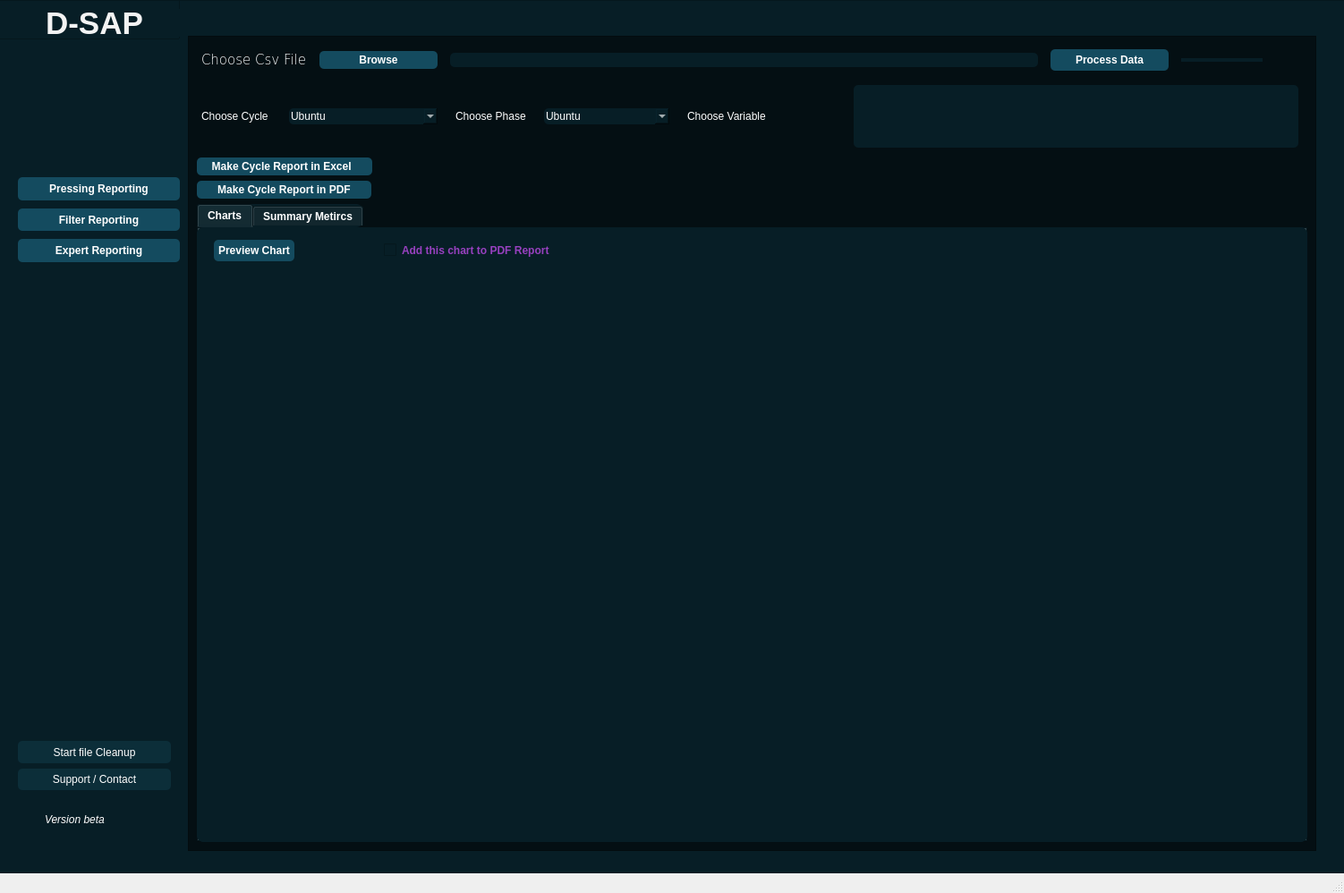
<?xml version="1.0" encoding="UTF-8"?>
<ui version="4.0">
 <class>MainWindow</class>
 <widget class="QMainWindow" name="MainWindow">
  <property name="geometry">
   <rect>
    <x>0</x>
    <y>0</y>
    <width>1502</width>
    <height>998</height>
   </rect>
  </property>
  <property name="sizePolicy">
   <sizepolicy hsizetype="Expanding" vsizetype="Expanding">
    <horstretch>0</horstretch>
    <verstretch>0</verstretch>
   </sizepolicy>
  </property>
  <property name="windowTitle">
   <string>MainWindow</string>
  </property>
  <property name="windowIcon">
   <iconset>
    <normaloff>Assets/diagram.png</normaloff>Assets/diagram.png</iconset>
  </property>
  <widget class="QWidget" name="centralwidget">
   <property name="sizePolicy">
    <sizepolicy hsizetype="Expanding" vsizetype="Expanding">
     <horstretch>0</horstretch>
     <verstretch>0</verstretch>
    </sizepolicy>
   </property>
   <property name="minimumSize">
    <size>
     <width>600</width>
     <height>600</height>
    </size>
   </property>
   <property name="layoutDirection">
    <enum>Qt::LeftToRight</enum>
   </property>
   <widget class="QWidget" name="horizontalLayoutWidget">
    <property name="geometry">
     <rect>
      <x>-10</x>
      <y>0</y>
      <width>1521</width>
      <height>1051</height>
     </rect>
    </property>
    <layout class="QHBoxLayout" name="horizontalLayout">
     <item>
      <widget class="QFrame" name="side_menu_frame">
       <property name="sizePolicy">
        <sizepolicy hsizetype="Preferred" vsizetype="Preferred">
         <horstretch>0</horstretch>
         <verstretch>0</verstretch>
        </sizepolicy>
       </property>
       <property name="styleSheet">
        <string notr="true">background-color: rgb(7, 30, 38);</string>
       </property>
       <property name="frameShape">
        <enum>QFrame::StyledPanel</enum>
       </property>
       <property name="frameShadow">
        <enum>QFrame::Raised</enum>
       </property>
       <widget class="QFrame" name="side_menu_header">
        <property name="geometry">
         <rect>
          <x>0</x>
          <y>0</y>
          <width>211</width>
          <height>44</height>
         </rect>
        </property>
        <property name="frameShape">
         <enum>QFrame::StyledPanel</enum>
        </property>
        <property name="frameShadow">
         <enum>QFrame::Raised</enum>
        </property>
        <widget class="QLabel" name="label_7">
         <property name="geometry">
          <rect>
           <x>10</x>
           <y>10</y>
           <width>211</width>
           <height>31</height>
          </rect>
         </property>
         <property name="font">
          <font>
           <pointsize>26</pointsize>
           <weight>75</weight>
           <bold>true</bold>
          </font>
         </property>
         <property name="styleSheet">
          <string notr="true">color: rgb(243, 243, 243);</string>
         </property>
         <property name="text">
          <string>D-SAP</string>
         </property>
         <property name="alignment">
          <set>Qt::AlignCenter</set>
         </property>
        </widget>
       </widget>
       <widget class="QWidget" name="verticalLayoutWidget">
        <property name="geometry">
         <rect>
          <x>10</x>
          <y>190</y>
          <width>221</width>
          <height>111</height>
         </rect>
        </property>
        <layout class="QVBoxLayout" name="verticalLayout" stretch="0,0,0">
         <property name="spacing">
          <number>9</number>
         </property>
         <property name="leftMargin">
          <number>20</number>
         </property>
         <property name="topMargin">
          <number>8</number>
         </property>
         <property name="rightMargin">
          <number>20</number>
         </property>
         <property name="bottomMargin">
          <number>8</number>
         </property>
         <item>
          <widget class="QPushButton" name="pressing_btn">
           <property name="sizePolicy">
            <sizepolicy hsizetype="Minimum" vsizetype="Minimum">
             <horstretch>0</horstretch>
             <verstretch>0</verstretch>
            </sizepolicy>
           </property>
           <property name="font">
            <font>
             <weight>75</weight>
             <bold>true</bold>
            </font>
           </property>
           <property name="styleSheet">
            <string notr="true">background-color: rgb(20, 75, 95);
border-radius:5px;
color: rgb(255, 255, 255);</string>
           </property>
           <property name="text">
            <string>Pressing Reporting</string>
           </property>
          </widget>
         </item>
         <item>
          <widget class="QPushButton" name="filter_widget_btn">
           <property name="sizePolicy">
            <sizepolicy hsizetype="Minimum" vsizetype="Minimum">
             <horstretch>0</horstretch>
             <verstretch>0</verstretch>
            </sizepolicy>
           </property>
           <property name="font">
            <font>
             <weight>75</weight>
             <bold>true</bold>
            </font>
           </property>
           <property name="styleSheet">
            <string notr="true">background-color: rgb(20, 75, 95);
border-radius:5px;
color: rgb(255, 255, 255);</string>
           </property>
           <property name="text">
            <string>Filter Reporting</string>
           </property>
          </widget>
         </item>
         <item>
          <widget class="QPushButton" name="expert_report_widget_btn">
           <property name="sizePolicy">
            <sizepolicy hsizetype="Minimum" vsizetype="Minimum">
             <horstretch>0</horstretch>
             <verstretch>0</verstretch>
            </sizepolicy>
           </property>
           <property name="font">
            <font>
             <weight>75</weight>
             <bold>true</bold>
            </font>
           </property>
           <property name="styleSheet">
            <string notr="true">background-color: rgb(20, 75, 95);
border-radius:5px;
color: rgb(255, 255, 255);</string>
           </property>
           <property name="text">
            <string>Expert Reporting</string>
           </property>
          </widget>
         </item>
        </layout>
       </widget>
       <widget class="QWidget" name="verticalLayoutWidget_2">
        <property name="geometry">
         <rect>
          <x>10</x>
          <y>820</y>
          <width>211</width>
          <height>71</height>
         </rect>
        </property>
        <layout class="QVBoxLayout" name="verticalLayout_2">
         <property name="leftMargin">
          <number>20</number>
         </property>
         <property name="topMargin">
          <number>8</number>
         </property>
         <property name="rightMargin">
          <number>20</number>
         </property>
         <property name="bottomMargin">
          <number>8</number>
         </property>
         <item>
          <widget class="QPushButton" name="cleanup_btn">
           <property name="sizePolicy">
            <sizepolicy hsizetype="Minimum" vsizetype="Minimum">
             <horstretch>0</horstretch>
             <verstretch>0</verstretch>
            </sizepolicy>
           </property>
           <property name="styleSheet">
            <string notr="true">background-color: rgba(20, 75, 95, 87);
border-radius:5px;
color: rgb(255, 255, 255);</string>
           </property>
           <property name="text">
            <string>Start file Cleanup</string>
           </property>
          </widget>
         </item>
         <item>
          <widget class="QPushButton" name="support_btn">
           <property name="sizePolicy">
            <sizepolicy hsizetype="Minimum" vsizetype="Minimum">
             <horstretch>0</horstretch>
             <verstretch>0</verstretch>
            </sizepolicy>
           </property>
           <property name="styleSheet">
            <string notr="true">background-color: rgba(20, 75, 95, 87);
border-radius:5px;
color: rgb(255, 255, 255);</string>
           </property>
           <property name="text">
            <string>Support / Contact</string>
           </property>
          </widget>
         </item>
        </layout>
       </widget>
       <widget class="QLabel" name="logos">
        <property name="geometry">
         <rect>
          <x>-50</x>
          <y>90</y>
          <width>281</width>
          <height>41</height>
         </rect>
        </property>
        <property name="text">
         <string/>
        </property>
        <property name="pixmap">
         <pixmap>Assets/logo_DT.png</pixmap>
        </property>
       </widget>
       <widget class="QLabel" name="version">
        <property name="geometry">
         <rect>
          <x>60</x>
          <y>900</y>
          <width>91</width>
          <height>31</height>
         </rect>
        </property>
        <property name="font">
         <font>
          <pointsize>9</pointsize>
          <italic>true</italic>
          <underline>false</underline>
         </font>
        </property>
        <property name="styleSheet">
         <string notr="true">color: rgb(255, 255, 255);</string>
        </property>
        <property name="text">
         <string>Version beta</string>
        </property>
       </widget>
       <widget class="QStackedWidget" name="stacked_widget">
        <property name="geometry">
         <rect>
          <x>220</x>
          <y>40</y>
          <width>2281</width>
          <height>911</height>
         </rect>
        </property>
        <widget class="QWidget" name="pressing_widget">
         <property name="sizePolicy">
          <sizepolicy hsizetype="Expanding" vsizetype="Expanding">
           <horstretch>0</horstretch>
           <verstretch>0</verstretch>
          </sizepolicy>
         </property>
         <widget class="QFrame" name="pressing_main">
          <property name="geometry">
           <rect>
            <x>0</x>
            <y>0</y>
            <width>1261</width>
            <height>911</height>
           </rect>
          </property>
          <property name="sizePolicy">
           <sizepolicy hsizetype="Preferred" vsizetype="Preferred">
            <horstretch>0</horstretch>
            <verstretch>0</verstretch>
           </sizepolicy>
          </property>
          <property name="styleSheet">
           <string notr="true">background-color: rgb(4, 15, 19);
background-color: rgb(4, 15, 19);</string>
          </property>
          <property name="frameShape">
           <enum>QFrame::StyledPanel</enum>
          </property>
          <property name="frameShadow">
           <enum>QFrame::Raised</enum>
          </property>
          <layout class="QVBoxLayout" name="verticalLayout_3">
           <item>
            <layout class="QHBoxLayout" name="horizontalLayout_2" stretch="0,1,5,1,0">
             <property name="spacing">
              <number>14</number>
             </property>
             <property name="leftMargin">
              <number>5</number>
             </property>
             <property name="topMargin">
              <number>5</number>
             </property>
             <property name="rightMargin">
              <number>50</number>
             </property>
             <property name="bottomMargin">
              <number>5</number>
             </property>
             <item>
              <widget class="QLabel" name="label1">
               <property name="font">
                <font>
                 <family>Verdana</family>
                 <pointsize>11</pointsize>
                 <weight>9</weight>
                 <italic>false</italic>
                 <bold>false</bold>
                </font>
               </property>
               <property name="styleSheet">
                <string notr="true">color: rgb(255, 255, 255);
font: 75 11pt &quot;Verdana&quot;;</string>
               </property>
               <property name="text">
                <string>Choose Csv File</string>
               </property>
              </widget>
             </item>
             <item>
              <widget class="QPushButton" name="browse">
               <property name="font">
                <font>
                 <weight>75</weight>
                 <bold>true</bold>
                </font>
               </property>
               <property name="styleSheet">
                <string notr="true">background-color: rgb(20, 75, 95);
border-radius:5px;
color: rgb(255, 255, 255);
padding: 3px; </string>
               </property>
               <property name="text">
                <string>Browse</string>
               </property>
               <property name="icon">
                <iconset>
                 <normaloff>Assets/browsing.png</normaloff>Assets/browsing.png</iconset>
               </property>
               <property name="iconSize">
                <size>
                 <width>22</width>
                 <height>22</height>
                </size>
               </property>
              </widget>
             </item>
             <item>
              <widget class="QLineEdit" name="textBrowser">
               <property name="styleSheet">
                <string notr="true">background-color: rgb(7, 30, 38);
border-radius:5px;
color: rgb(255, 255, 255);</string>
               </property>
              </widget>
             </item>
             <item>
              <widget class="QPushButton" name="process_data">
               <property name="font">
                <font>
                 <weight>75</weight>
                 <bold>true</bold>
                </font>
               </property>
               <property name="styleSheet">
                <string notr="true">background-color: rgb(20, 75, 95);
border-radius:5px;
color: rgb(255, 255, 255);
padding: 5px; </string>
               </property>
               <property name="text">
                <string>Process Data</string>
               </property>
               <property name="icon">
                <iconset>
                 <normaloff>Assets/agile.png</normaloff>Assets/agile.png</iconset>
               </property>
               <property name="iconSize">
                <size>
                 <width>22</width>
                 <height>22</height>
                </size>
               </property>
              </widget>
             </item>
             <item>
              <widget class="QProgressBar" name="data_process_prog_bar">
               <property name="maximumSize">
                <size>
                 <width>16777215</width>
                 <height>4</height>
                </size>
               </property>
               <property name="styleSheet">
                <string notr="true">QProgressBar{
	border-radius:10px;
	background-color: rgb(7, 30, 38);
}


QProgressBar::chunk{
	border-radius:10px;
	
	background-color: rgb(219, 50, 218);
}</string>
               </property>
               <property name="value">
                <number>0</number>
               </property>
               <property name="alignment">
                <set>Qt::AlignJustify|Qt::AlignVCenter</set>
               </property>
               <property name="textVisible">
                <bool>false</bool>
               </property>
              </widget>
             </item>
            </layout>
           </item>
           <item>
            <layout class="QHBoxLayout" name="horizontalLayout_3" stretch="0,1,0,0,1,3">
             <property name="spacing">
              <number>20</number>
             </property>
             <property name="leftMargin">
              <number>5</number>
             </property>
             <property name="topMargin">
              <number>5</number>
             </property>
             <property name="rightMargin">
              <number>10</number>
             </property>
             <property name="bottomMargin">
              <number>5</number>
             </property>
             <item>
              <widget class="QLabel" name="label2">
               <property name="sizePolicy">
                <sizepolicy hsizetype="Preferred" vsizetype="Fixed">
                 <horstretch>0</horstretch>
                 <verstretch>0</verstretch>
                </sizepolicy>
               </property>
               <property name="styleSheet">
                <string notr="true">color: rgb(255, 255, 255);
font: 75 11pt &quot;Verdana&quot;;</string>
               </property>
               <property name="text">
                <string>Choose Cycle </string>
               </property>
              </widget>
             </item>
             <item>
              <widget class="QFontComboBox" name="Cycles_list">
               <property name="font">
                <font>
                 <pointsize>9</pointsize>
                 <kerning>false</kerning>
                </font>
               </property>
               <property name="contextMenuPolicy">
                <enum>Qt::NoContextMenu</enum>
               </property>
               <property name="layoutDirection">
                <enum>Qt::LeftToRight</enum>
               </property>
               <property name="autoFillBackground">
                <bool>false</bool>
               </property>
               <property name="styleSheet">
                <string notr="true">background-color: rgb(7, 30, 38);
border-radius:5px;
color: rgb(255, 255, 255);</string>
               </property>
               <property name="currentText">
                <string>Ubuntu</string>
               </property>
               <property name="sizeAdjustPolicy">
                <enum>QComboBox::AdjustToMinimumContentsLengthWithIcon</enum>
               </property>
               <property name="writingSystem">
                <enum>QFontDatabase::Any</enum>
               </property>
              </widget>
             </item>
             <item>
              <widget class="QLabel" name="label4">
               <property name="styleSheet">
                <string notr="true">color: rgb(255, 255, 255);
font: 75 11pt &quot;Verdana&quot;;</string>
               </property>
               <property name="text">
                <string>Choose Phase</string>
               </property>
              </widget>
             </item>
             <item>
              <widget class="QFontComboBox" name="phases_list">
               <property name="font">
                <font>
                 <pointsize>9</pointsize>
                </font>
               </property>
               <property name="contextMenuPolicy">
                <enum>Qt::NoContextMenu</enum>
               </property>
               <property name="layoutDirection">
                <enum>Qt::LeftToRight</enum>
               </property>
               <property name="styleSheet">
                <string notr="true">background-color: rgb(7, 30, 38);
border-radius:5px;
color: rgb(255, 255, 255);</string>
               </property>
               <property name="currentText">
                <string>Ubuntu</string>
               </property>
               <property name="sizeAdjustPolicy">
                <enum>QComboBox::AdjustToMinimumContentsLengthWithIcon</enum>
               </property>
               <property name="currentFont">
                <font>
                 <pointsize>9</pointsize>
                </font>
               </property>
              </widget>
             </item>
             <item>
              <widget class="QLabel" name="label3">
               <property name="sizePolicy">
                <sizepolicy hsizetype="Preferred" vsizetype="Fixed">
                 <horstretch>0</horstretch>
                 <verstretch>0</verstretch>
                </sizepolicy>
               </property>
               <property name="styleSheet">
                <string notr="true">color: rgb(255, 255, 255);
font: 75 11pt &quot;Verdana&quot;;</string>
               </property>
               <property name="text">
                <string>Choose Variable</string>
               </property>
              </widget>
             </item>
             <item>
              <widget class="QListWidget" name="ListWidget">
               <property name="styleSheet">
                <string notr="true">background-color: rgb(7, 30, 38);
border-radius:5px;
color: rgb(255, 255, 255);</string>
               </property>
               <property name="sizeAdjustPolicy">
                <enum>QAbstractScrollArea::AdjustToContents</enum>
               </property>
               <property name="selectionMode">
                <enum>QAbstractItemView::MultiSelection</enum>
               </property>
              </widget>
             </item>
            </layout>
           </item>
           <item>
            <widget class="QPushButton" name="excelReportBTN">
             <property name="sizePolicy">
              <sizepolicy hsizetype="Fixed" vsizetype="Fixed">
               <horstretch>0</horstretch>
               <verstretch>0</verstretch>
              </sizepolicy>
             </property>
             <property name="font">
              <font>
               <weight>75</weight>
               <bold>true</bold>
              </font>
             </property>
             <property name="styleSheet">
              <string notr="true">background-color: rgb(20, 75, 95);
border-radius:5px;
color: rgb(255, 255, 255);
padding: 3px; </string>
             </property>
             <property name="text">
              <string>    Make Cycle Report in Excel      </string>
             </property>
             <property name="icon">
              <iconset>
               <normaloff>Assets/sheets.png</normaloff>Assets/sheets.png</iconset>
             </property>
             <property name="iconSize">
              <size>
               <width>22</width>
               <height>22</height>
              </size>
             </property>
            </widget>
           </item>
           <item>
            <widget class="QPushButton" name="pdfReportBTN">
             <property name="sizePolicy">
              <sizepolicy hsizetype="Fixed" vsizetype="Fixed">
               <horstretch>0</horstretch>
               <verstretch>0</verstretch>
              </sizepolicy>
             </property>
             <property name="font">
              <font>
               <weight>75</weight>
               <bold>true</bold>
              </font>
             </property>
             <property name="autoFillBackground">
              <bool>false</bool>
             </property>
             <property name="styleSheet">
              <string notr="true">background-color: rgb(20, 75, 95);
border-radius:5px;
color: rgb(255, 255, 255);
padding: 3px; </string>
             </property>
             <property name="text">
              <string>      Make Cycle Report in PDF      </string>
             </property>
             <property name="icon">
              <iconset>
               <normaloff>Assets/pdf.png</normaloff>Assets/pdf.png</iconset>
             </property>
             <property name="iconSize">
              <size>
               <width>22</width>
               <height>22</height>
              </size>
             </property>
            </widget>
           </item>
           <item>
            <widget class="QTabWidget" name="tabWidget">
             <property name="sizePolicy">
              <sizepolicy hsizetype="Expanding" vsizetype="Expanding">
               <horstretch>0</horstretch>
               <verstretch>1</verstretch>
              </sizepolicy>
             </property>
             <property name="font">
              <font>
               <weight>75</weight>
               <bold>true</bold>
              </font>
             </property>
             <property name="styleSheet">
              <string notr="true">background-color: rgb(7, 30, 38);
color: rgb(255, 255, 255);
border-radius: 8px; 
</string>
             </property>
             <property name="tabShape">
              <enum>QTabWidget::Rounded</enum>
             </property>
             <property name="currentIndex">
              <number>0</number>
             </property>
             <property name="iconSize">
              <size>
               <width>24</width>
               <height>24</height>
              </size>
             </property>
             <widget class="QWidget" name="tab">
              <attribute name="icon">
               <iconset>
                <normaloff>Assets/button.png</normaloff>Assets/button.png</iconset>
              </attribute>
              <attribute name="title">
               <string>Charts</string>
              </attribute>
              <layout class="QVBoxLayout" name="verticalLayout_4">
               <item>
                <layout class="QHBoxLayout" name="horizontalLayout_4" stretch="1,2">
                 <property name="spacing">
                  <number>100</number>
                 </property>
                 <property name="leftMargin">
                  <number>10</number>
                 </property>
                 <property name="topMargin">
                  <number>5</number>
                 </property>
                 <property name="rightMargin">
                  <number>10</number>
                 </property>
                 <property name="bottomMargin">
                  <number>5</number>
                 </property>
                 <item>
                  <widget class="QPushButton" name="preview_chart">
                   <property name="sizePolicy">
                    <sizepolicy hsizetype="Fixed" vsizetype="Fixed">
                     <horstretch>0</horstretch>
                     <verstretch>0</verstretch>
                    </sizepolicy>
                   </property>
                   <property name="baseSize">
                    <size>
                     <width>0</width>
                     <height>0</height>
                    </size>
                   </property>
                   <property name="font">
                    <font>
                     <weight>75</weight>
                     <bold>true</bold>
                    </font>
                   </property>
                   <property name="styleSheet">
                    <string notr="true">background-color: rgb(20, 75, 95);
border-radius:5px;
color: rgb(255, 255, 255);
padding: 5px; </string>
                   </property>
                   <property name="text">
                    <string>Preview Chart</string>
                   </property>
                  </widget>
                 </item>
                 <item>
                  <widget class="QCheckBox" name="checkBox">
                   <property name="sizePolicy">
                    <sizepolicy hsizetype="Minimum" vsizetype="Fixed">
                     <horstretch>0</horstretch>
                     <verstretch>0</verstretch>
                    </sizepolicy>
                   </property>
                   <property name="font">
                    <font>
                     <weight>75</weight>
                     <bold>true</bold>
                    </font>
                   </property>
                   <property name="styleSheet">
                    <string notr="true">color: rgb(151, 64, 191);</string>
                   </property>
                   <property name="text">
                    <string>Add this chart to PDF Report</string>
                   </property>
                  </widget>
                 </item>
                </layout>
               </item>
               <item>
                <widget class="QLabel" name="chart_area">
                 <property name="sizePolicy">
                  <sizepolicy hsizetype="Expanding" vsizetype="Expanding">
                   <horstretch>0</horstretch>
                   <verstretch>0</verstretch>
                  </sizepolicy>
                 </property>
                 <property name="styleSheet">
                  <string notr="true">background-color: rgb(7, 30, 38);

</string>
                 </property>
                 <property name="text">
                  <string/>
                 </property>
                 <property name="scaledContents">
                  <bool>true</bool>
                 </property>
                </widget>
               </item>
              </layout>
             </widget>
             <widget class="QWidget" name="tab_2">
              <attribute name="icon">
               <iconset>
                <normaloff>Assets/dashboard.png</normaloff>Assets/dashboard.png</iconset>
              </attribute>
              <attribute name="title">
               <string>Summary Metircs</string>
              </attribute>
              <widget class="QWidget" name="gridLayoutWidget">
               <property name="geometry">
                <rect>
                 <x>170</x>
                 <y>50</y>
                 <width>911</width>
                 <height>51</height>
                </rect>
               </property>
               <layout class="QGridLayout" name="gridLayout" columnminimumwidth="0,1,0,2">
                <property name="leftMargin">
                 <number>5</number>
                </property>
                <property name="topMargin">
                 <number>5</number>
                </property>
                <property name="rightMargin">
                 <number>5</number>
                </property>
                <property name="bottomMargin">
                 <number>5</number>
                </property>
                <property name="horizontalSpacing">
                 <number>20</number>
                </property>
                <item row="0" column="2">
                 <widget class="QLabel" name="lbl_cycle_duration">
                  <property name="styleSheet">
                   <string notr="true">font: 13pt &quot;Ubuntu&quot;;</string>
                  </property>
                  <property name="text">
                   <string>Press Cycle (Start - Stop)</string>
                  </property>
                  <property name="alignment">
                   <set>Qt::AlignCenter</set>
                  </property>
                 </widget>
                </item>
                <item row="0" column="0">
                 <widget class="QLabel" name="lbl_cycle_nbr">
                  <property name="font">
                   <font>
                    <family>Ubuntu</family>
                    <pointsize>13</pointsize>
                    <weight>50</weight>
                    <italic>false</italic>
                    <bold>false</bold>
                   </font>
                  </property>
                  <property name="styleSheet">
                   <string notr="true">color: rgb(255, 255, 255);
font: 13pt &quot;Ubuntu&quot;;
</string>
                  </property>
                  <property name="text">
                   <string>Cyclel number</string>
                  </property>
                  <property name="alignment">
                   <set>Qt::AlignCenter</set>
                  </property>
                 </widget>
                </item>
                <item row="0" column="1">
                 <widget class="QLabel" name="lbl_cycle_nbr_value">
                  <property name="styleSheet">
                   <string notr="true">font: 16pt &quot;Ubuntu&quot;;</string>
                  </property>
                  <property name="text">
                   <string/>
                  </property>
                  <property name="alignment">
                   <set>Qt::AlignCenter</set>
                  </property>
                 </widget>
                </item>
                <item row="0" column="3">
                 <widget class="QLabel" name="lbl_cycle_duration_value">
                  <property name="styleSheet">
                   <string notr="true">font: 13pt &quot;Ubuntu&quot;;
</string>
                  </property>
                  <property name="text">
                   <string/>
                  </property>
                  <property name="alignment">
                   <set>Qt::AlignCenter</set>
                  </property>
                 </widget>
                </item>
               </layout>
              </widget>
              <widget class="QWidget" name="verticalLayoutWidget_3">
               <property name="geometry">
                <rect>
                 <x>150</x>
                 <y>200</y>
                 <width>241</width>
                 <height>291</height>
                </rect>
               </property>
               <layout class="QVBoxLayout" name="verticalLayout_5">
                <property name="spacing">
                 <number>20</number>
                </property>
                <property name="leftMargin">
                 <number>7</number>
                </property>
                <property name="topMargin">
                 <number>5</number>
                </property>
                <property name="rightMargin">
                 <number>7</number>
                </property>
                <property name="bottomMargin">
                 <number>5</number>
                </property>
                <item>
                 <widget class="QLabel" name="lbl_membrane_pressure">
                  <property name="sizePolicy">
                   <sizepolicy hsizetype="Preferred" vsizetype="Fixed">
                    <horstretch>0</horstretch>
                    <verstretch>0</verstretch>
                   </sizepolicy>
                  </property>
                  <property name="styleSheet">
                   <string notr="true">font: 13pt &quot;Ubuntu&quot;;</string>
                  </property>
                  <property name="text">
                   <string>Inside membrane pressure</string>
                  </property>
                  <property name="alignment">
                   <set>Qt::AlignCenter</set>
                  </property>
                 </widget>
                </item>
                <item>
                 <widget class="QLabel" name="lbl_membrane_pressure_value">
                  <property name="sizePolicy">
                   <sizepolicy hsizetype="Preferred" vsizetype="Minimum">
                    <horstretch>0</horstretch>
                    <verstretch>0</verstretch>
                   </sizepolicy>
                  </property>
                  <property name="styleSheet">
                   <string notr="true">font: 75 22pt &quot;URW Bookman L&quot;;
background-color: rgb(20, 75, 95);
color: rgb(151, 64, 191);
border-radius:5px;

</string>
                  </property>
                  <property name="frameShape">
                   <enum>QFrame::StyledPanel</enum>
                  </property>
                  <property name="lineWidth">
                   <number>1</number>
                  </property>
                  <property name="text">
                   <string/>
                  </property>
                  <property name="alignment">
                   <set>Qt::AlignCenter</set>
                  </property>
                 </widget>
                </item>
                <item>
                 <widget class="QLabel" name="label">
                  <property name="sizePolicy">
                   <sizepolicy hsizetype="Preferred" vsizetype="Fixed">
                    <horstretch>0</horstretch>
                    <verstretch>0</verstretch>
                   </sizepolicy>
                  </property>
                  <property name="styleSheet">
                   <string notr="true">font: 13pt &quot;Ubuntu&quot;;</string>
                  </property>
                  <property name="text">
                   <string>Extracted must quantity</string>
                  </property>
                  <property name="alignment">
                   <set>Qt::AlignCenter</set>
                  </property>
                 </widget>
                </item>
                <item>
                 <widget class="QLabel" name="label_2">
                  <property name="sizePolicy">
                   <sizepolicy hsizetype="Preferred" vsizetype="Minimum">
                    <horstretch>0</horstretch>
                    <verstretch>0</verstretch>
                   </sizepolicy>
                  </property>
                  <property name="styleSheet">
                   <string notr="true">font: 75 22pt &quot;URW Bookman L&quot;;
background-color: rgb(20, 75, 95);
color: rgb(151, 64, 191);
border-radius:5px;</string>
                  </property>
                  <property name="frameShape">
                   <enum>QFrame::StyledPanel</enum>
                  </property>
                  <property name="text">
                   <string/>
                  </property>
                  <property name="alignment">
                   <set>Qt::AlignCenter</set>
                  </property>
                 </widget>
                </item>
               </layout>
              </widget>
              <widget class="QWidget" name="verticalLayoutWidget_4">
               <property name="geometry">
                <rect>
                 <x>470</x>
                 <y>200</y>
                 <width>231</width>
                 <height>281</height>
                </rect>
               </property>
               <layout class="QVBoxLayout" name="verticalLayout_6">
                <property name="spacing">
                 <number>20</number>
                </property>
                <property name="leftMargin">
                 <number>7</number>
                </property>
                <property name="topMargin">
                 <number>5</number>
                </property>
                <property name="rightMargin">
                 <number>7</number>
                </property>
                <property name="bottomMargin">
                 <number>5</number>
                </property>
                <item>
                 <widget class="QLabel" name="lbl_press_nweight">
                  <property name="sizePolicy">
                   <sizepolicy hsizetype="Preferred" vsizetype="Fixed">
                    <horstretch>0</horstretch>
                    <verstretch>0</verstretch>
                   </sizepolicy>
                  </property>
                  <property name="styleSheet">
                   <string notr="true">font: 13pt &quot;Ubuntu&quot;;</string>
                  </property>
                  <property name="text">
                   <string>Press net weight</string>
                  </property>
                  <property name="alignment">
                   <set>Qt::AlignCenter</set>
                  </property>
                 </widget>
                </item>
                <item>
                 <widget class="QLabel" name="lbl_press_nweight_value">
                  <property name="sizePolicy">
                   <sizepolicy hsizetype="Preferred" vsizetype="Minimum">
                    <horstretch>0</horstretch>
                    <verstretch>0</verstretch>
                   </sizepolicy>
                  </property>
                  <property name="styleSheet">
                   <string notr="true">font: 75 22pt &quot;URW Bookman L&quot;;
background-color: rgb(20, 75, 95);
color: rgb(151, 64, 191);
border-radius:5px;</string>
                  </property>
                  <property name="frameShape">
                   <enum>QFrame::StyledPanel</enum>
                  </property>
                  <property name="text">
                   <string/>
                  </property>
                  <property name="alignment">
                   <set>Qt::AlignCenter</set>
                  </property>
                 </widget>
                </item>
                <item>
                 <widget class="QLabel" name="label_3">
                  <property name="sizePolicy">
                   <sizepolicy hsizetype="Preferred" vsizetype="Fixed">
                    <horstretch>0</horstretch>
                    <verstretch>0</verstretch>
                   </sizepolicy>
                  </property>
                  <property name="styleSheet">
                   <string notr="true">font: 13pt &quot;Ubuntu&quot;;</string>
                  </property>
                  <property name="text">
                   <string>Must extraction percentage</string>
                  </property>
                  <property name="alignment">
                   <set>Qt::AlignCenter</set>
                  </property>
                 </widget>
                </item>
                <item>
                 <widget class="QLabel" name="label_4">
                  <property name="sizePolicy">
                   <sizepolicy hsizetype="Preferred" vsizetype="Minimum">
                    <horstretch>0</horstretch>
                    <verstretch>0</verstretch>
                   </sizepolicy>
                  </property>
                  <property name="styleSheet">
                   <string notr="true">font: 75 22pt &quot;URW Bookman L&quot;;
background-color: rgb(20, 75, 95);
color: rgb(151, 64, 191);
border-radius:5px;</string>
                  </property>
                  <property name="frameShape">
                   <enum>QFrame::StyledPanel</enum>
                  </property>
                  <property name="text">
                   <string/>
                  </property>
                  <property name="alignment">
                   <set>Qt::AlignCenter</set>
                  </property>
                 </widget>
                </item>
               </layout>
              </widget>
              <widget class="QWidget" name="verticalLayoutWidget_5">
               <property name="geometry">
                <rect>
                 <x>790</x>
                 <y>190</y>
                 <width>321</width>
                 <height>291</height>
                </rect>
               </property>
               <layout class="QVBoxLayout" name="verticalLayout_8">
                <property name="spacing">
                 <number>20</number>
                </property>
                <property name="leftMargin">
                 <number>7</number>
                </property>
                <property name="topMargin">
                 <number>5</number>
                </property>
                <property name="rightMargin">
                 <number>7</number>
                </property>
                <property name="bottomMargin">
                 <number>5</number>
                </property>
                <item>
                 <widget class="QLabel" name="lbl_sl_avg_press_nweight">
                  <property name="sizePolicy">
                   <sizepolicy hsizetype="Preferred" vsizetype="Fixed">
                    <horstretch>0</horstretch>
                    <verstretch>0</verstretch>
                   </sizepolicy>
                  </property>
                  <property name="styleSheet">
                   <string notr="true">font: 13pt &quot;Ubuntu&quot;;</string>
                  </property>
                  <property name="text">
                   <string>Sliding average of press net weight</string>
                  </property>
                  <property name="alignment">
                   <set>Qt::AlignCenter</set>
                  </property>
                 </widget>
                </item>
                <item>
                 <widget class="QLabel" name="lbl_sl_avg_press_nweight_value">
                  <property name="sizePolicy">
                   <sizepolicy hsizetype="Preferred" vsizetype="Minimum">
                    <horstretch>0</horstretch>
                    <verstretch>0</verstretch>
                   </sizepolicy>
                  </property>
                  <property name="font">
                   <font>
                    <family>URW Bookman L</family>
                    <pointsize>22</pointsize>
                    <weight>9</weight>
                    <italic>false</italic>
                    <bold>false</bold>
                   </font>
                  </property>
                  <property name="styleSheet">
                   <string notr="true">font: 75 22pt &quot;URW Bookman L&quot;;
background-color: rgb(20, 75, 95);
color: rgb(151, 64, 191);
border-radius:5px;</string>
                  </property>
                  <property name="frameShape">
                   <enum>QFrame::StyledPanel</enum>
                  </property>
                  <property name="midLineWidth">
                   <number>0</number>
                  </property>
                  <property name="text">
                   <string/>
                  </property>
                  <property name="alignment">
                   <set>Qt::AlignCenter</set>
                  </property>
                 </widget>
                </item>
                <item>
                 <widget class="QLabel" name="label_5">
                  <property name="sizePolicy">
                   <sizepolicy hsizetype="Preferred" vsizetype="Fixed">
                    <horstretch>0</horstretch>
                    <verstretch>0</verstretch>
                   </sizepolicy>
                  </property>
                  <property name="styleSheet">
                   <string notr="true">font: 13pt &quot;Ubuntu&quot;;</string>
                  </property>
                  <property name="text">
                   <string>Loaded product quantity</string>
                  </property>
                  <property name="alignment">
                   <set>Qt::AlignCenter</set>
                  </property>
                 </widget>
                </item>
                <item>
                 <widget class="QLabel" name="label_6">
                  <property name="sizePolicy">
                   <sizepolicy hsizetype="Preferred" vsizetype="Minimum">
                    <horstretch>0</horstretch>
                    <verstretch>0</verstretch>
                   </sizepolicy>
                  </property>
                  <property name="styleSheet">
                   <string notr="true">font: 75 22pt &quot;URW Bookman L&quot;;
background-color: rgb(20, 75, 95);
color: rgb(151, 64, 191);
border-radius:5px;</string>
                  </property>
                  <property name="text">
                   <string/>
                  </property>
                  <property name="alignment">
                   <set>Qt::AlignCenter</set>
                  </property>
                 </widget>
                </item>
               </layout>
              </widget>
             </widget>
            </widget>
           </item>
          </layout>
         </widget>
        </widget>
        <widget class="QWidget" name="filter_widget">
         <widget class="QFrame" name="filter_main">
          <property name="geometry">
           <rect>
            <x>0</x>
            <y>0</y>
            <width>1261</width>
            <height>891</height>
           </rect>
          </property>
          <property name="frameShape">
           <enum>QFrame::StyledPanel</enum>
          </property>
          <property name="frameShadow">
           <enum>QFrame::Raised</enum>
          </property>
          <widget class="QLabel" name="label_8">
           <property name="geometry">
            <rect>
             <x>240</x>
             <y>260</y>
             <width>561</width>
             <height>291</height>
            </rect>
           </property>
           <property name="font">
            <font>
             <pointsize>16</pointsize>
            </font>
           </property>
           <property name="text">
            <string/>
           </property>
           <property name="pixmap">
            <pixmap>Assets/coming_soon.gif</pixmap>
           </property>
          </widget>
         </widget>
        </widget>
        <widget class="QWidget" name="fichier_expert_widget">
         <widget class="QFrame" name="frame">
          <property name="geometry">
           <rect>
            <x>0</x>
            <y>0</y>
            <width>1271</width>
            <height>891</height>
           </rect>
          </property>
          <property name="frameShape">
           <enum>QFrame::StyledPanel</enum>
          </property>
          <property name="frameShadow">
           <enum>QFrame::Raised</enum>
          </property>
          <widget class="QLabel" name="label_10">
           <property name="geometry">
            <rect>
             <x>300</x>
             <y>340</y>
             <width>601</width>
             <height>281</height>
            </rect>
           </property>
           <property name="text">
            <string/>
           </property>
           <property name="pixmap">
            <pixmap>Assets/coming_soon.gif</pixmap>
           </property>
          </widget>
         </widget>
        </widget>
       </widget>
      </widget>
     </item>
    </layout>
   </widget>
  </widget>
  <widget class="QStatusBar" name="statusbar"/>
 </widget>
 <resources/>
 <connections/>
</ui>
